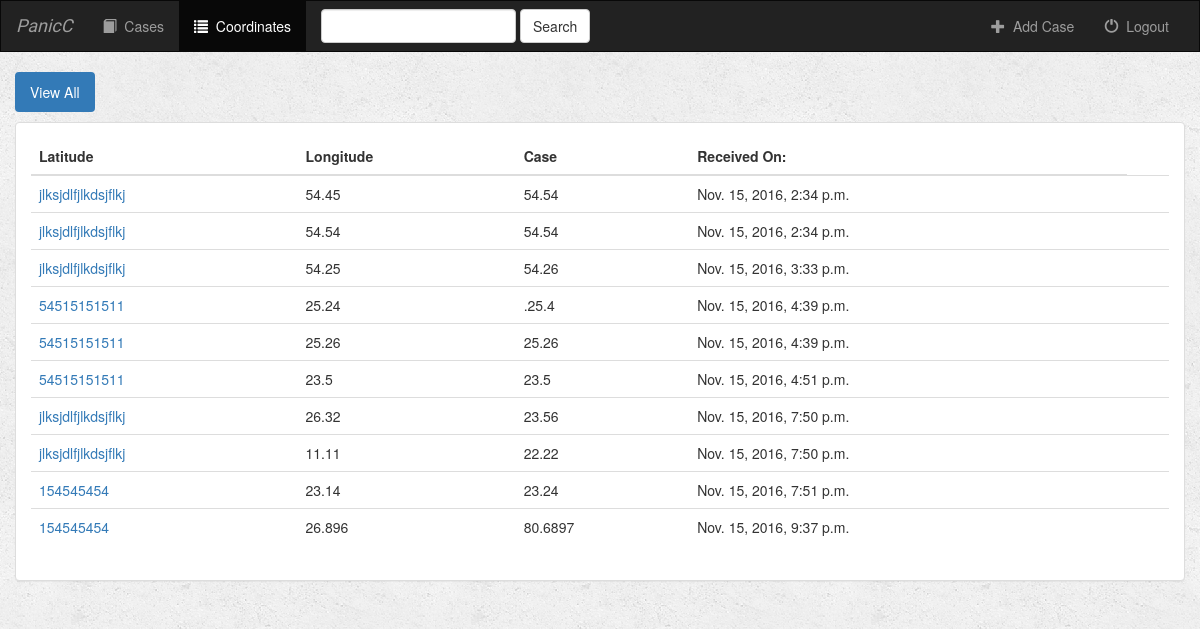
Page /case/coordinates/all/ (signed in) on the earlier database version.
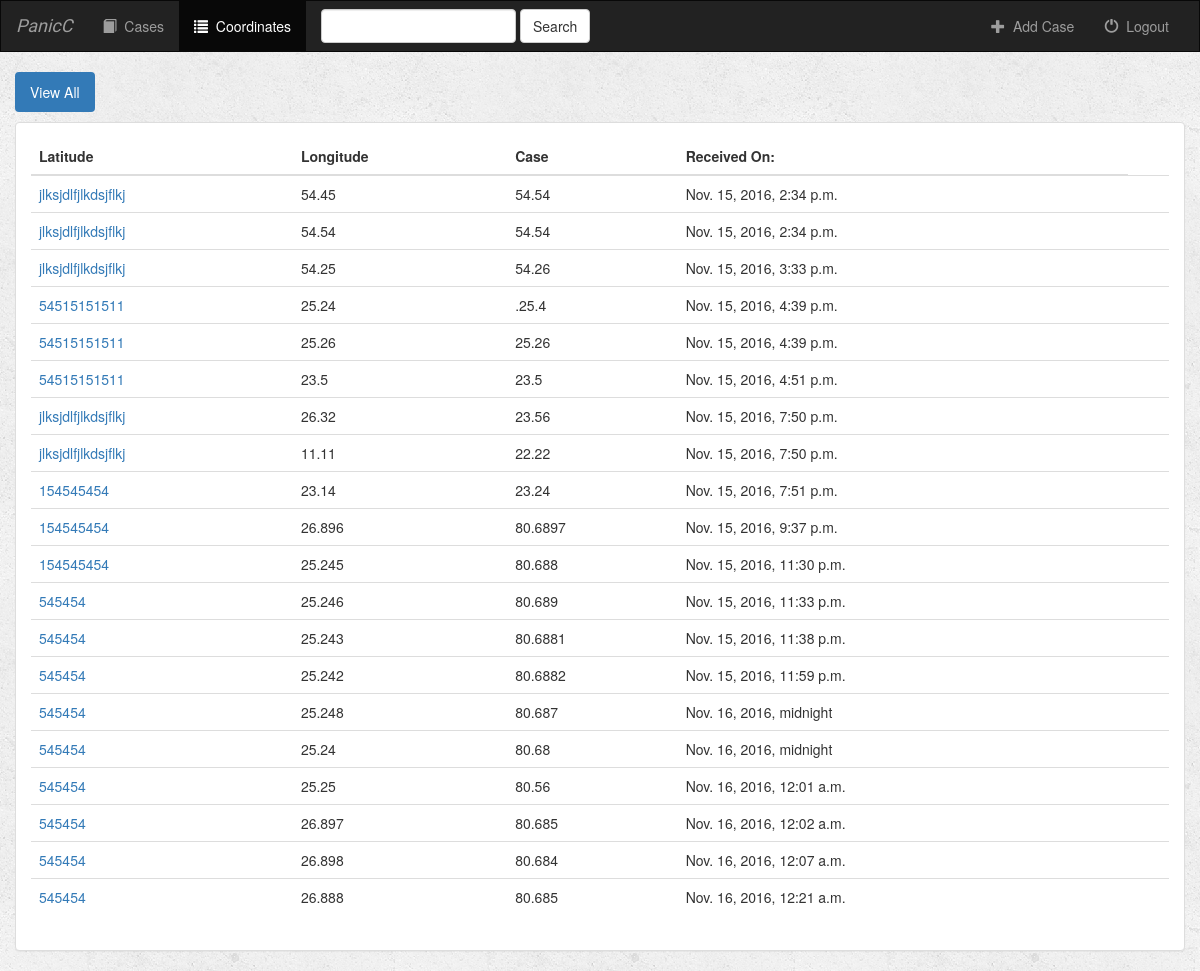
Same page on the later database version.
### case/models.py (models this page shows, shortened)
class Coordinate(models.Model):  # to store coordinates corresponding to a case
    case = models.ForeignKey(Case, on_delete=models.CASCADE)  # case will be a Foreign key for Coordinates
    latitude = models.CharField(max_length=250)
    longitude = models.CharField(max_length=250)
    date_created = models.DateTimeField(default=datetime.datetime.now)
    is_favorite = models.BooleanField(default=False)

class Case(models.Model):  # to store information for a case, primary key being the case id
    user = models.ForeignKey(User, default=1)  # user will be a Foreign key for a case
    watch_id = models.CharField(max_length=250)
    victim_name = models.CharField(max_length=500)
    date_created = models.DateTimeField(default=datetime.datetime.now)

### case/views.py (the view)
# urls.py: url(r'^coordinates/(?P<filter_by>[a-zA_Z]+)/$', views.coordinates, name='coordinates'), # if filter_by = all => show all coordinates
def coordinates(request, filter_by):
    if not request.user.is_authenticated():
        return render(request, 'case/login.html')
    else:
        try:
            coordinate_ids = []
            case_arr = Case.objects.filter(user=request.user).order_by('-date_created')
            for case in case_arr:
                coordinate_arr = case.coordinate_set.all().order_by('-date_created')
                for coordinate in coordinate_arr:
                    coordinate_ids.append(coordinate.pk)
            victims_coordinates = Coordinate.objects.filter(pk__in=coordinate_ids)
        except Case.DoesNotExist:
            victims_coordinates = []
        return render(request, 'case/coordinates.html', {
            'coordinate_list': victims_coordinates,
            'filter_by': filter_by,
        })

### case/templates/case/coordinates.html (shortened to what this page needs)
{% extends 'case/base.html' %}
{% block coordinates_active %}active{% endblock %}
{% block body %}
<div class="container-fluid coordinates-container">
    <div class="row">
        <div class="col-sm-12">
            <ul class="nav nav-pills" style="margin-bottom: 10px;">
                <li role="presentation" {% if filter_by == 'all' %}class="active"{% endif %}><a href="{% url 'case:coordinates' 'all' %}">View All</a></li>
            </ul>
        </div>
    </div>
    <div class="row">
        <div class="col-sm-12">
            <div class="panel panel-default">
                <div class="panel-body">
                    <table class="table">
                        <thead>
                            <tr>
                                <th>Latitude</th>
                                <th>Longitude</th>
                                <th>Case</th>
                                <th>Received On:</th>
                            </tr>
                        </thead>
                        <tbody>
                            {% for coordinate in coordinate_list %}
                                <tr>
                                    <td>
                                        <a href="{% url 'case:detail' coordinate.case.id %}">{{ coordinate.case.watch_id }}</a>
                                    </td>
                                    <td>{{ coordinate.latitude }}</td>
                                    <td>{{ coordinate.longitude }}</td>
                                    <td>{{ coordinate.date_created }}</td>
                                    <td>
                                    </td>
                                </tr>
                            {% endfor %}
                        </tbody>
                    </table>
                </div>
            </div>
        </div>
    </div>
</div>
{% endblock %}

### case/templates/case/base.html (shortened to what this page needs)
<!DOCTYPE html>
<html lang="en">
<head>
    {% load staticfiles %}
    <link rel="stylesheet" href="https://maxcdn.bootstrapcdn.com/bootstrap/3.3.6/css/bootstrap.min.css">
    <link rel="stylesheet" type="text/css" href="{% static 'case/style.css' %}"/>
</head>
<body>
<nav class="navbar navbar-inverse">
    <div class="container-fluid">
        <div class="navbar-header">
            <a class="navbar-brand" href="{% url 'case:index' %}"><I>PanicC</I></a>
        </div>
        <div class="collapse navbar-collapse" id="topNavBar">
            <ul class="nav navbar-nav">
                <li class="{% block cases_active %}{% endblock %}"><a href="{% url 'case:index' %}"><span class="glyphicon glyphicon-book" aria-hidden="true"></span>&nbsp; Cases</a></li>
                <li class="{% block coordinates_active %}{% endblock %}"><a href="{% url 'case:coordinates' 'all' %}"><span class="glyphicon glyphicon-list" aria-hidden="true"></span>&nbsp; Coordinates</a></li>
            </ul>
            <form class="navbar-form navbar-left" role="search" method="get" action="{% url 'case:index' %}">
                <div class="form-group">
                    <input type="text" class="form-control" name="q" value="{{ request.GET.q }}">
                </div>
                <button type="submit" class="btn btn-default">Search</button>
            </form>
            <ul class="nav navbar-nav navbar-right">
                <li>
                    <a href="{% url 'case:create_case' %}">
                        <span class="glyphicon glyphicon-plus" aria-hidden="true"></span>&nbsp; Add Case
                    </a>
                </li>
                <li>
                    <a href="{% url 'case:logout_user' %}">
                        <span class="glyphicon glyphicon-off" aria-hidden="true"></span>&nbsp; Logout
                    </a>
                </li>
            </ul>
        </div>
    </div>
</nav>
{% block body %}{% endblock %}
</body>
</html>

### case/static/cases/style.css (style rules this page uses)
body { background: white url("images/background.png"); }
.navbar { border-radius: 0; }
.navbar-brand { font-family: 'Satisfy', cursive; }

Differences in the rows shown:
added Coordinate: case.watch_id "154545454", latitude "25.245", longitude "80.688", date_created "Nov. 15, 2016, 11:30 p.m."
added Coordinate: case.watch_id "545454", latitude "25.246", longitude "80.689", date_created "Nov. 15, 2016, 11:33 p.m."
added Coordinate: case.watch_id "545454", latitude "25.243", longitude "80.6881", date_created "Nov. 15, 2016, 11:38 p.m."
added Coordinate: case.watch_id "545454", latitude "25.242", longitude "80.6882", date_created "Nov. 15, 2016, 11:59 p.m."
added Coordinate: case.watch_id "545454", latitude "25.248", longitude "80.687", date_created "Nov. 16, 2016, midnight"
added Coordinate: case.watch_id "545454", latitude "25.24", longitude "80.68", date_created "Nov. 16, 2016, midnight"
added Coordinate: case.watch_id "545454", latitude "25.25", longitude "80.56", date_created "Nov. 16, 2016, 12:01 a.m."
added Coordinate: case.watch_id "545454", latitude "26.897", longitude "80.685", date_created "Nov. 16, 2016, 12:02 a.m."
added Coordinate: case.watch_id "545454", latitude "26.898", longitude "80.684", date_created "Nov. 16, 2016, 12:07 a.m."
added Coordinate: case.watch_id "545454", latitude "26.888", longitude "80.685", date_created "Nov. 16, 2016, 12:21 a.m."
